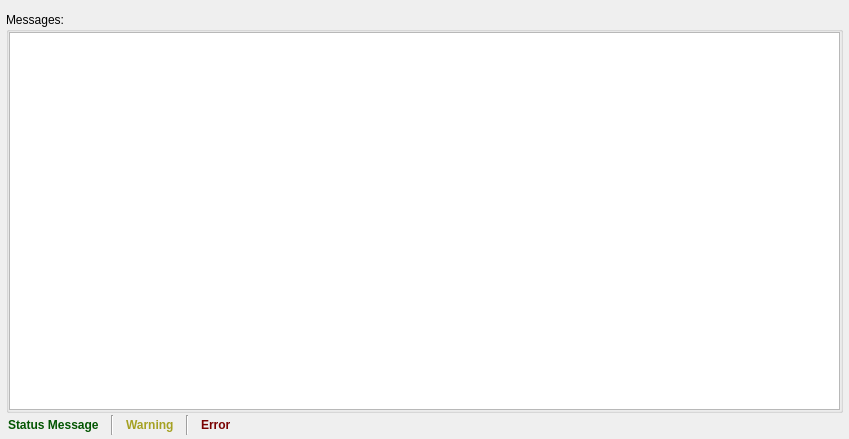
<?xml version="1.0" encoding="UTF-8"?>
<ui version="4.0">
 <class>MessageWindow</class>
 <widget class="QDialog" name="MessageWindow">
  <property name="geometry">
   <rect>
    <x>0</x>
    <y>0</y>
    <width>849</width>
    <height>439</height>
   </rect>
  </property>
  <property name="sizePolicy">
   <sizepolicy hsizetype="Preferred" vsizetype="Preferred">
    <horstretch>0</horstretch>
    <verstretch>0</verstretch>
   </sizepolicy>
  </property>
  <property name="windowTitle">
   <string>Seg3D 2.0 - Message History</string>
  </property>
  <property name="styleSheet">
   <string notr="true">QWidget#HistoryWidget {
	background-color: qlineargradient(spread:pad, x1:0.5, y1:0, x2:0.5, y2:0.960227, stop:0 rgba(221, 221, 221, 255), stop:0.155779 rgba(228, 228, 228, 255), stop:1 rgba(202, 204, 204, 255));
}

QLabel#message_label_{
	color: rgb(3, 86, 2);
}

QLabel#error_label_{
	color: rgb(121, 0, 0);
}

QLabel#warning_label_{
	color: rgb(165, 161, 34);
}
</string>
  </property>
  <layout class="QVBoxLayout" name="verticalLayout">
   <property name="spacing">
    <number>0</number>
   </property>
   <property name="leftMargin">
    <number>6</number>
   </property>
   <property name="topMargin">
    <number>12</number>
   </property>
   <property name="rightMargin">
    <number>6</number>
   </property>
   <property name="bottomMargin">
    <number>2</number>
   </property>
   <item>
    <widget class="QGroupBox" name="groupBox">
     <property name="title">
      <string>Messages:</string>
     </property>
     <layout class="QHBoxLayout" name="horizontalLayout_3">
      <property name="spacing">
       <number>0</number>
      </property>
      <property name="margin">
       <number>0</number>
      </property>
      <item>
       <widget class="QListWidget" name="history_list_">
        <property name="font">
         <font>
          <weight>50</weight>
          <bold>false</bold>
         </font>
        </property>
        <property name="focusPolicy">
         <enum>Qt::NoFocus</enum>
        </property>
        <property name="contextMenuPolicy">
         <enum>Qt::DefaultContextMenu</enum>
        </property>
        <property name="midLineWidth">
         <number>1</number>
        </property>
        <property name="horizontalScrollBarPolicy">
         <enum>Qt::ScrollBarAlwaysOff</enum>
        </property>
        <property name="editTriggers">
         <set>QAbstractItemView::NoEditTriggers</set>
        </property>
        <property name="showDropIndicator" stdset="0">
         <bool>false</bool>
        </property>
        <property name="alternatingRowColors">
         <bool>true</bool>
        </property>
        <property name="selectionMode">
         <enum>QAbstractItemView::NoSelection</enum>
        </property>
        <property name="horizontalScrollMode">
         <enum>QAbstractItemView::ScrollPerItem</enum>
        </property>
        <property name="sortingEnabled">
         <bool>false</bool>
        </property>
       </widget>
      </item>
     </layout>
    </widget>
   </item>
   <item>
    <widget class="QWidget" name="widget" native="true">
     <layout class="QHBoxLayout" name="horizontalLayout_2">
      <property name="spacing">
       <number>12</number>
      </property>
      <property name="margin">
       <number>2</number>
      </property>
      <item>
       <widget class="QLabel" name="message_label_">
        <property name="font">
         <font>
          <weight>75</weight>
          <bold>true</bold>
         </font>
        </property>
        <property name="text">
         <string>Status Message</string>
        </property>
       </widget>
      </item>
      <item>
       <widget class="Line" name="line">
        <property name="orientation">
         <enum>Qt::Vertical</enum>
        </property>
       </widget>
      </item>
      <item>
       <widget class="QLabel" name="warning_label_">
        <property name="font">
         <font>
          <weight>75</weight>
          <bold>true</bold>
         </font>
        </property>
        <property name="text">
         <string>Warning</string>
        </property>
       </widget>
      </item>
      <item>
       <widget class="Line" name="line_2">
        <property name="orientation">
         <enum>Qt::Vertical</enum>
        </property>
       </widget>
      </item>
      <item>
       <widget class="QLabel" name="error_label_">
        <property name="font">
         <font>
          <weight>75</weight>
          <bold>true</bold>
         </font>
        </property>
        <property name="text">
         <string>Error</string>
        </property>
       </widget>
      </item>
      <item>
       <spacer name="horizontalSpacer">
        <property name="orientation">
         <enum>Qt::Horizontal</enum>
        </property>
        <property name="sizeHint" stdset="0">
         <size>
          <width>455</width>
          <height>20</height>
         </size>
        </property>
       </spacer>
      </item>
     </layout>
    </widget>
   </item>
  </layout>
 </widget>
 <resources/>
 <connections/>
</ui>
